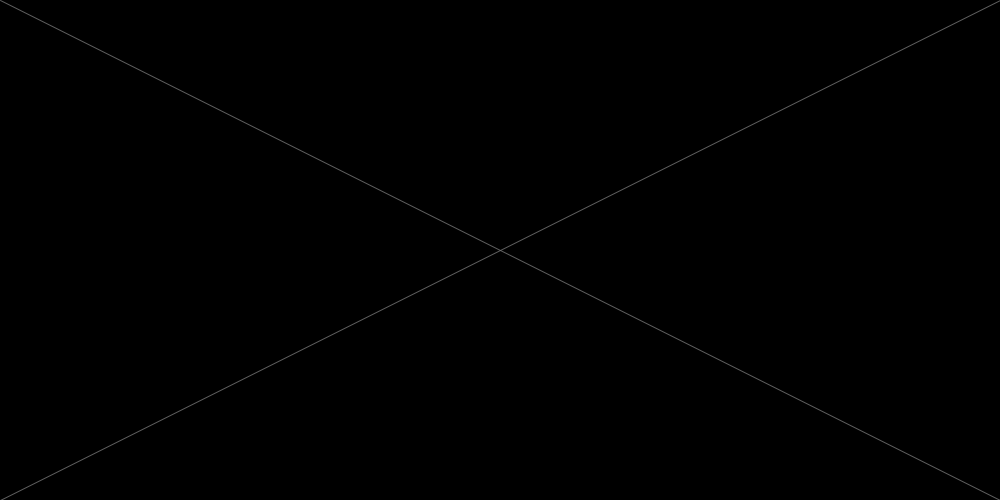
Frame 1 (no input)
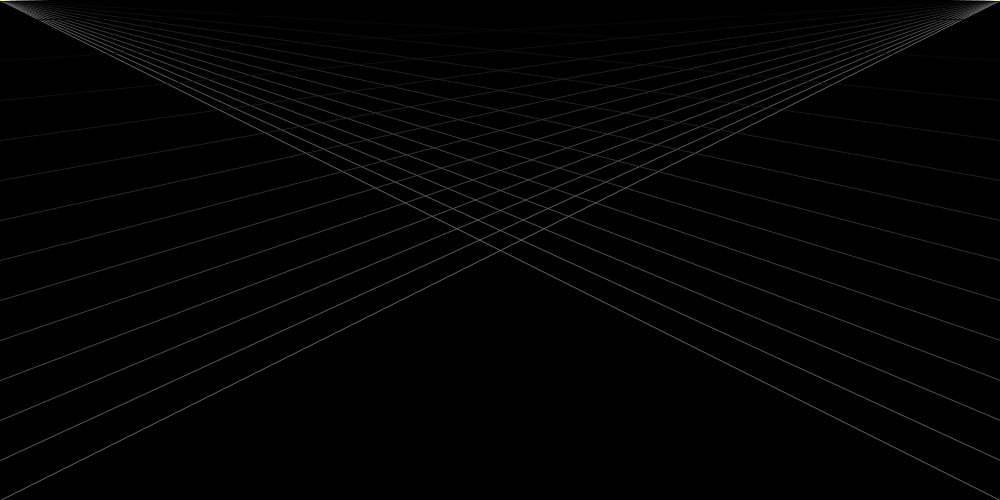
Frame 60 (the mouse pressed at the canvas centre just before this capture)
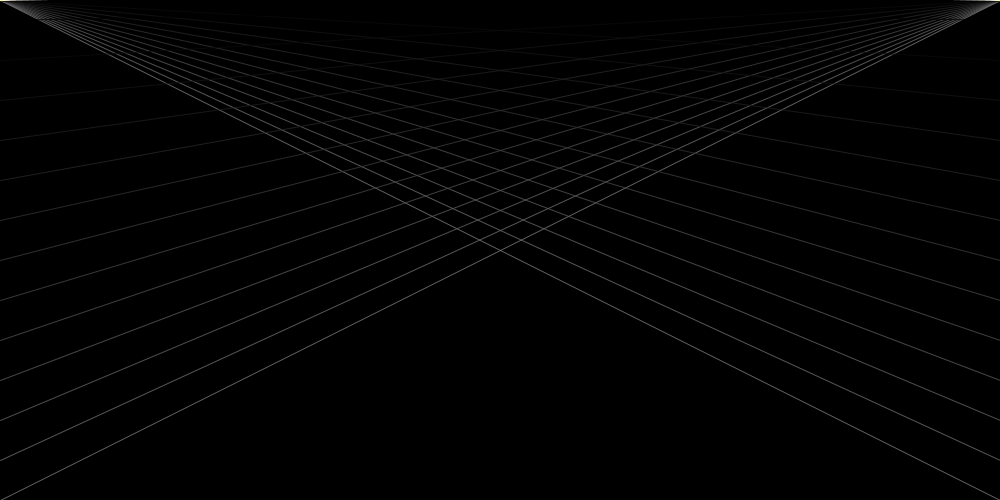
Frame 120 (the mouse held since frame 60 and released just before this capture)

The Processing sketch that drew these frames (run headless with seeded random() and noise(); from frame 60 on, the mouse is pressed at the canvas centre):

// Processing sketch: processing_32064
// ── processing_32064.pde



int x =0;
int y =0;
int w =1000;
int h =500;

int a = 120;
int b = 200;

int e = 1000;
int d = 0;
int f = 0;
int g = 500;


void setup()
{
  size(1000,500);
  
  background(0); 
 
}

void draw ()
{

stroke(a, b);
a = a - 10;
  line(x,y,w,h );
  h= h - 40;
  smooth();
 
line(e,d, f,g);
g = g - 40;
smooth();
  
  }
  
 
